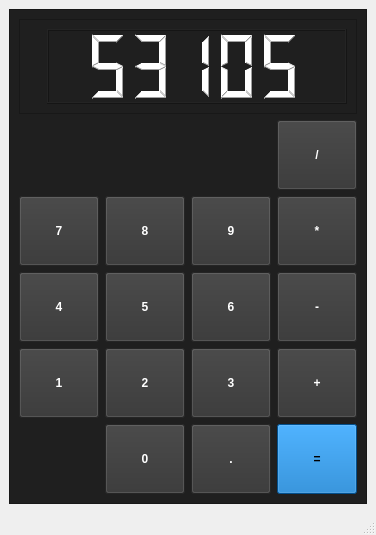
<?xml version="1.0" encoding="UTF-8"?>
<ui version="4.0">
 <class>MainWindow</class>
 <widget class="QMainWindow" name="MainWindow">
  <property name="geometry">
   <rect>
    <x>0</x>
    <y>0</y>
    <width>360</width>
    <height>535</height>
   </rect>
  </property>
  <property name="windowTitle">
   <string>MainWindow</string>
  </property>
  <widget class="QWidget" name="centralwidget">
   <layout class="QVBoxLayout" name="verticalLayout">
    <item>
     <widget class="QFrame" name="frame">
      <property name="styleSheet">
       <string notr="true">background-color: rgb(31, 31, 31);</string>
      </property>
      <property name="frameShape">
       <enum>QFrame::StyledPanel</enum>
      </property>
      <property name="frameShadow">
       <enum>QFrame::Raised</enum>
      </property>
      <layout class="QVBoxLayout" name="verticalLayout_3">
       <item>
        <layout class="QGridLayout" name="gridLayout">
         <item row="5" column="2">
          <widget class="QPushButton" name="bponto">
           <property name="sizePolicy">
            <sizepolicy hsizetype="Minimum" vsizetype="Minimum">
             <horstretch>0</horstretch>
             <verstretch>0</verstretch>
            </sizepolicy>
           </property>
           <property name="maximumSize">
            <size>
             <width>1677754</width>
             <height>70</height>
            </size>
           </property>
           <property name="font">
            <font>
             <weight>75</weight>
             <bold>true</bold>
            </font>
           </property>
           <property name="styleSheet">
            <string notr="true">background-color: rgb(52, 52, 52);
color: rgb(255, 255, 255);</string>
           </property>
           <property name="text">
            <string>.</string>
           </property>
          </widget>
         </item>
         <item row="3" column="3">
          <widget class="QPushButton" name="bmenos">
           <property name="sizePolicy">
            <sizepolicy hsizetype="Minimum" vsizetype="Minimum">
             <horstretch>0</horstretch>
             <verstretch>0</verstretch>
            </sizepolicy>
           </property>
           <property name="maximumSize">
            <size>
             <width>1677754</width>
             <height>70</height>
            </size>
           </property>
           <property name="font">
            <font>
             <weight>75</weight>
             <bold>true</bold>
            </font>
           </property>
           <property name="styleSheet">
            <string notr="true">background-color: rgb(52, 52, 52);
color: rgb(255, 255, 255);</string>
           </property>
           <property name="text">
            <string>-</string>
           </property>
          </widget>
         </item>
         <item row="3" column="2">
          <widget class="QPushButton" name="b6">
           <property name="sizePolicy">
            <sizepolicy hsizetype="Minimum" vsizetype="Minimum">
             <horstretch>0</horstretch>
             <verstretch>0</verstretch>
            </sizepolicy>
           </property>
           <property name="maximumSize">
            <size>
             <width>1677754</width>
             <height>70</height>
            </size>
           </property>
           <property name="font">
            <font>
             <weight>75</weight>
             <bold>true</bold>
            </font>
           </property>
           <property name="styleSheet">
            <string notr="true">background-color: rgb(52, 52, 52);
color: rgb(255, 255, 255);</string>
           </property>
           <property name="text">
            <string>6</string>
           </property>
          </widget>
         </item>
         <item row="5" column="3">
          <widget class="QPushButton" name="bigual">
           <property name="sizePolicy">
            <sizepolicy hsizetype="Minimum" vsizetype="Minimum">
             <horstretch>0</horstretch>
             <verstretch>0</verstretch>
            </sizepolicy>
           </property>
           <property name="maximumSize">
            <size>
             <width>1677754</width>
             <height>70</height>
            </size>
           </property>
           <property name="font">
            <font>
             <weight>75</weight>
             <bold>true</bold>
            </font>
           </property>
           <property name="styleSheet">
            <string notr="true">background-color: rgb(3, 111, 196);</string>
           </property>
           <property name="text">
            <string>=</string>
           </property>
          </widget>
         </item>
         <item row="4" column="1">
          <widget class="QPushButton" name="b2">
           <property name="sizePolicy">
            <sizepolicy hsizetype="Minimum" vsizetype="Minimum">
             <horstretch>0</horstretch>
             <verstretch>0</verstretch>
            </sizepolicy>
           </property>
           <property name="maximumSize">
            <size>
             <width>1677754</width>
             <height>70</height>
            </size>
           </property>
           <property name="font">
            <font>
             <weight>75</weight>
             <bold>true</bold>
            </font>
           </property>
           <property name="styleSheet">
            <string notr="true">background-color: rgb(52, 52, 52);
color: rgb(255, 255, 255);</string>
           </property>
           <property name="text">
            <string>2</string>
           </property>
          </widget>
         </item>
         <item row="1" column="3">
          <widget class="QPushButton" name="bdiv">
           <property name="sizePolicy">
            <sizepolicy hsizetype="Minimum" vsizetype="Minimum">
             <horstretch>0</horstretch>
             <verstretch>0</verstretch>
            </sizepolicy>
           </property>
           <property name="maximumSize">
            <size>
             <width>1677754</width>
             <height>70</height>
            </size>
           </property>
           <property name="font">
            <font>
             <weight>75</weight>
             <bold>true</bold>
            </font>
           </property>
           <property name="styleSheet">
            <string notr="true">background-color: rgb(52, 52, 52);
color: rgb(255, 255, 255);</string>
           </property>
           <property name="text">
            <string>/</string>
           </property>
          </widget>
         </item>
         <item row="4" column="0">
          <widget class="QPushButton" name="b1">
           <property name="sizePolicy">
            <sizepolicy hsizetype="Minimum" vsizetype="Minimum">
             <horstretch>0</horstretch>
             <verstretch>0</verstretch>
            </sizepolicy>
           </property>
           <property name="maximumSize">
            <size>
             <width>1677754</width>
             <height>70</height>
            </size>
           </property>
           <property name="font">
            <font>
             <weight>75</weight>
             <bold>true</bold>
            </font>
           </property>
           <property name="styleSheet">
            <string notr="true">background-color: rgb(52, 52, 52);
color: rgb(255, 255, 255);</string>
           </property>
           <property name="text">
            <string>1</string>
           </property>
          </widget>
         </item>
         <item row="3" column="1">
          <widget class="QPushButton" name="b5">
           <property name="sizePolicy">
            <sizepolicy hsizetype="Minimum" vsizetype="Minimum">
             <horstretch>0</horstretch>
             <verstretch>0</verstretch>
            </sizepolicy>
           </property>
           <property name="maximumSize">
            <size>
             <width>1677754</width>
             <height>70</height>
            </size>
           </property>
           <property name="font">
            <font>
             <weight>75</weight>
             <bold>true</bold>
            </font>
           </property>
           <property name="styleSheet">
            <string notr="true">background-color: rgb(52, 52, 52);
color: rgb(255, 255, 255);</string>
           </property>
           <property name="text">
            <string>5</string>
           </property>
          </widget>
         </item>
         <item row="2" column="2">
          <widget class="QPushButton" name="b9">
           <property name="sizePolicy">
            <sizepolicy hsizetype="Minimum" vsizetype="Minimum">
             <horstretch>0</horstretch>
             <verstretch>0</verstretch>
            </sizepolicy>
           </property>
           <property name="maximumSize">
            <size>
             <width>1677754</width>
             <height>70</height>
            </size>
           </property>
           <property name="font">
            <font>
             <weight>75</weight>
             <bold>true</bold>
            </font>
           </property>
           <property name="styleSheet">
            <string notr="true">background-color: rgb(52, 52, 52);
color: rgb(255, 255, 255);</string>
           </property>
           <property name="text">
            <string>9</string>
           </property>
          </widget>
         </item>
         <item row="2" column="0">
          <widget class="QPushButton" name="b7">
           <property name="sizePolicy">
            <sizepolicy hsizetype="Minimum" vsizetype="Minimum">
             <horstretch>0</horstretch>
             <verstretch>0</verstretch>
            </sizepolicy>
           </property>
           <property name="maximumSize">
            <size>
             <width>1677754</width>
             <height>70</height>
            </size>
           </property>
           <property name="font">
            <font>
             <weight>75</weight>
             <bold>true</bold>
            </font>
           </property>
           <property name="styleSheet">
            <string notr="true">background-color: rgb(52, 52, 52);
color: rgb(255, 255, 255);</string>
           </property>
           <property name="text">
            <string>7</string>
           </property>
          </widget>
         </item>
         <item row="5" column="1">
          <widget class="QPushButton" name="b0">
           <property name="sizePolicy">
            <sizepolicy hsizetype="Minimum" vsizetype="Minimum">
             <horstretch>0</horstretch>
             <verstretch>0</verstretch>
            </sizepolicy>
           </property>
           <property name="maximumSize">
            <size>
             <width>1677754</width>
             <height>70</height>
            </size>
           </property>
           <property name="font">
            <font>
             <weight>75</weight>
             <bold>true</bold>
            </font>
           </property>
           <property name="styleSheet">
            <string notr="true">background-color: rgb(52, 52, 52);
color: rgb(255, 255, 255);</string>
           </property>
           <property name="text">
            <string>0</string>
           </property>
          </widget>
         </item>
         <item row="3" column="0">
          <widget class="QPushButton" name="b4">
           <property name="sizePolicy">
            <sizepolicy hsizetype="Minimum" vsizetype="Minimum">
             <horstretch>0</horstretch>
             <verstretch>0</verstretch>
            </sizepolicy>
           </property>
           <property name="maximumSize">
            <size>
             <width>1677754</width>
             <height>70</height>
            </size>
           </property>
           <property name="font">
            <font>
             <weight>75</weight>
             <bold>true</bold>
            </font>
           </property>
           <property name="styleSheet">
            <string notr="true">background-color: rgb(52, 52, 52);
color: rgb(255, 255, 255);</string>
           </property>
           <property name="text">
            <string>4</string>
           </property>
          </widget>
         </item>
         <item row="4" column="2">
          <widget class="QPushButton" name="b3">
           <property name="sizePolicy">
            <sizepolicy hsizetype="Minimum" vsizetype="Minimum">
             <horstretch>0</horstretch>
             <verstretch>0</verstretch>
            </sizepolicy>
           </property>
           <property name="maximumSize">
            <size>
             <width>1677754</width>
             <height>70</height>
            </size>
           </property>
           <property name="font">
            <font>
             <weight>75</weight>
             <bold>true</bold>
            </font>
           </property>
           <property name="styleSheet">
            <string notr="true">background-color: rgb(52, 52, 52);
color: rgb(255, 255, 255);</string>
           </property>
           <property name="text">
            <string>3</string>
           </property>
          </widget>
         </item>
         <item row="4" column="3">
          <widget class="QPushButton" name="bmais">
           <property name="sizePolicy">
            <sizepolicy hsizetype="Minimum" vsizetype="Minimum">
             <horstretch>0</horstretch>
             <verstretch>0</verstretch>
            </sizepolicy>
           </property>
           <property name="maximumSize">
            <size>
             <width>1677754</width>
             <height>70</height>
            </size>
           </property>
           <property name="font">
            <font>
             <weight>75</weight>
             <bold>true</bold>
            </font>
           </property>
           <property name="styleSheet">
            <string notr="true">background-color: rgb(52, 52, 52);
color: rgb(255, 255, 255);</string>
           </property>
           <property name="text">
            <string>+</string>
           </property>
          </widget>
         </item>
         <item row="2" column="1">
          <widget class="QPushButton" name="b8">
           <property name="sizePolicy">
            <sizepolicy hsizetype="Minimum" vsizetype="Minimum">
             <horstretch>0</horstretch>
             <verstretch>0</verstretch>
            </sizepolicy>
           </property>
           <property name="maximumSize">
            <size>
             <width>1677754</width>
             <height>70</height>
            </size>
           </property>
           <property name="font">
            <font>
             <weight>75</weight>
             <bold>true</bold>
            </font>
           </property>
           <property name="styleSheet">
            <string notr="true">background-color: rgb(52, 52, 52);
color: rgb(255, 255, 255);</string>
           </property>
           <property name="text">
            <string>8</string>
           </property>
          </widget>
         </item>
         <item row="2" column="3">
          <widget class="QPushButton" name="basterisco">
           <property name="sizePolicy">
            <sizepolicy hsizetype="Minimum" vsizetype="Minimum">
             <horstretch>0</horstretch>
             <verstretch>0</verstretch>
            </sizepolicy>
           </property>
           <property name="maximumSize">
            <size>
             <width>1677754</width>
             <height>70</height>
            </size>
           </property>
           <property name="font">
            <font>
             <weight>75</weight>
             <bold>true</bold>
            </font>
           </property>
           <property name="styleSheet">
            <string notr="true">background-color: rgb(52, 52, 52);
color: rgb(255, 255, 255);</string>
           </property>
           <property name="text">
            <string>*</string>
           </property>
          </widget>
         </item>
         <item row="0" column="0" colspan="4">
          <widget class="QFrame" name="frametela">
           <property name="styleSheet">
            <string notr="true"/>
           </property>
           <property name="frameShape">
            <enum>QFrame::StyledPanel</enum>
           </property>
           <property name="frameShadow">
            <enum>QFrame::Raised</enum>
           </property>
           <layout class="QVBoxLayout" name="verticalLayout_2">
            <item alignment="Qt::AlignRight">
             <widget class="QLCDNumber" name="TEla">
              <property name="enabled">
               <bool>true</bool>
              </property>
              <property name="sizePolicy">
               <sizepolicy hsizetype="Minimum" vsizetype="Minimum">
                <horstretch>0</horstretch>
                <verstretch>0</verstretch>
               </sizepolicy>
              </property>
              <property name="minimumSize">
               <size>
                <width>300</width>
                <height>0</height>
               </size>
              </property>
              <property name="maximumSize">
               <size>
                <width>16777215</width>
                <height>100</height>
               </size>
              </property>
              <property name="font">
               <font>
                <family>Embassy BT</family>
                <strikeout>false</strikeout>
                <kerning>true</kerning>
               </font>
              </property>
              <property name="styleSheet">
               <string notr="true">color: rgb(255, 255, 255);</string>
              </property>
              <property name="smallDecimalPoint">
               <bool>true</bool>
              </property>
              <property name="digitCount">
               <number>5</number>
              </property>
              <property name="value" stdset="0">
               <double>53105.000000000000000</double>
              </property>
             </widget>
            </item>
           </layout>
          </widget>
         </item>
        </layout>
       </item>
      </layout>
     </widget>
    </item>
   </layout>
  </widget>
  <widget class="QMenuBar" name="menubar">
   <property name="geometry">
    <rect>
     <x>0</x>
     <y>0</y>
     <width>360</width>
     <height>21</height>
    </rect>
   </property>
  </widget>
  <widget class="QStatusBar" name="statusbar">
   <property name="enabled">
    <bool>true</bool>
   </property>
  </widget>
 </widget>
 <resources/>
 <connections/>
</ui>
